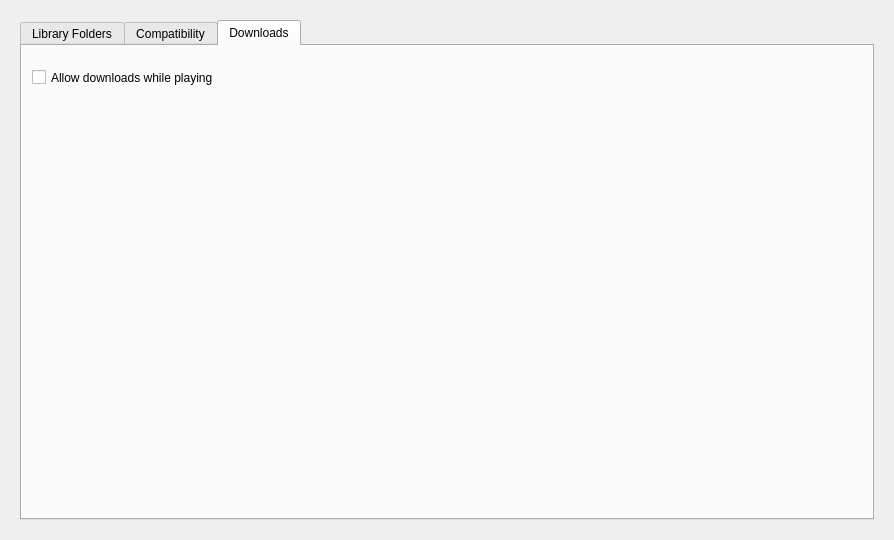
<?xml version="1.0" encoding="UTF-8"?>
<ui version="4.0">
 <class>AppSettingsWindow</class>
 <widget class="QWidget" name="AppSettingsWindow">
  <property name="geometry">
   <rect>
    <x>0</x>
    <y>0</y>
    <width>894</width>
    <height>540</height>
   </rect>
  </property>
  <property name="windowTitle">
   <string>OpenSteamClient settings</string>
  </property>
  <layout class="QGridLayout" name="gridLayout">
   <item row="0" column="0">
    <widget class="QWidget" name="horizontalWidget" native="true">
     <layout class="QHBoxLayout" name="horizontalLayout" stretch="3">
      <item>
       <widget class="QTabWidget" name="tabWidget">
        <property name="currentIndex">
         <number>2</number>
        </property>
        <widget class="QWidget" name="libraryFoldersTab">
         <attribute name="title">
          <string>Library Folders</string>
         </attribute>
         <layout class="QGridLayout" name="gridLayout_2">
          <item row="0" column="0">
           <layout class="QVBoxLayout" name="verticalLayout" stretch="0,0,0,0">
            <item>
             <widget class="QListWidget" name="libraryFolders"/>
            </item>
            <item>
             <layout class="QHBoxLayout" name="horizontalLayout_2">
              <item>
               <widget class="QPushButton" name="addFolderButton">
                <property name="text">
                 <string>Add Folder</string>
                </property>
               </widget>
              </item>
              <item>
               <widget class="QPushButton" name="moveContentButton">
                <property name="text">
                 <string>Move Content</string>
                </property>
               </widget>
              </item>
              <item>
               <widget class="QPushButton" name="deleteFolderButton">
                <property name="text">
                 <string>Delete folder</string>
                </property>
               </widget>
              </item>
              <item>
               <spacer name="horizontalSpacer">
                <property name="orientation">
                 <enum>Qt::Horizontal</enum>
                </property>
                <property name="sizeHint" stdset="0">
                 <size>
                  <width>40</width>
                  <height>20</height>
                 </size>
                </property>
               </spacer>
              </item>
             </layout>
            </item>
            <item>
             <widget class="QLabel" name="label_3">
              <property name="text">
               <string>Removing folders doesn't work 100% of the time. Try disabling downloads if folder management actions fail.</string>
              </property>
             </widget>
            </item>
            <item>
             <spacer name="verticalSpacer">
              <property name="orientation">
               <enum>Qt::Vertical</enum>
              </property>
              <property name="sizeHint" stdset="0">
               <size>
                <width>20</width>
                <height>40</height>
               </size>
              </property>
             </spacer>
            </item>
           </layout>
          </item>
         </layout>
        </widget>
        <widget class="QWidget" name="compatibilityTab">
         <attribute name="title">
          <string>Compatibility</string>
         </attribute>
         <layout class="QGridLayout" name="gridLayout_3c">
          <item row="0" column="1">
           <layout class="QGridLayout" name="gridLayout_3">
            <item row="0" column="0">
             <layout class="QVBoxLayout" name="verticalLayout_2">
              <item>
               <widget class="QCheckBox" name="enableCompatToolsCheck">
                <property name="text">
                 <string>Enable Compatibility tools</string>
                </property>
               </widget>
              </item>
              <item>
               <widget class="QLabel" name="label">
                <property name="text">
                 <string>If this isn't checked, you will not be able to play Windows-only games.</string>
                </property>
               </widget>
              </item>
              <item>
               <widget class="QLabel" name="label_2">
                <property name="text">
                 <string>Needs client restart to apply.</string>
                </property>
               </widget>
              </item>
              <item>
               <spacer name="verticalSpacer_2">
                <property name="orientation">
                 <enum>Qt::Vertical</enum>
                </property>
                <property name="sizeHint" stdset="0">
                 <size>
                  <width>20</width>
                  <height>40</height>
                 </size>
                </property>
               </spacer>
              </item>
             </layout>
            </item>
           </layout>
          </item>
          <item row="0" column="2">
           <layout class="QGridLayout" name="gridLayout_4"/>
          </item>
          <item row="1" column="1">
           <layout class="QGridLayout" name="gridLayout_5"/>
          </item>
          <item row="1" column="2">
           <layout class="QGridLayout" name="gridLayout_6"/>
          </item>
         </layout>
        </widget>
        <widget class="QWidget" name="downloadsTab">
         <attribute name="title">
          <string>Downloads</string>
         </attribute>
         <widget class="QCheckBox" name="allowDownloadsWhilePlayingCheck">
          <property name="geometry">
           <rect>
            <x>10</x>
            <y>20</y>
            <width>231</width>
            <height>23</height>
           </rect>
          </property>
          <property name="text">
           <string>Allow downloads while playing</string>
          </property>
         </widget>
        </widget>
       </widget>
      </item>
     </layout>
    </widget>
   </item>
  </layout>
 </widget>
 <resources/>
 <connections/>
</ui>
